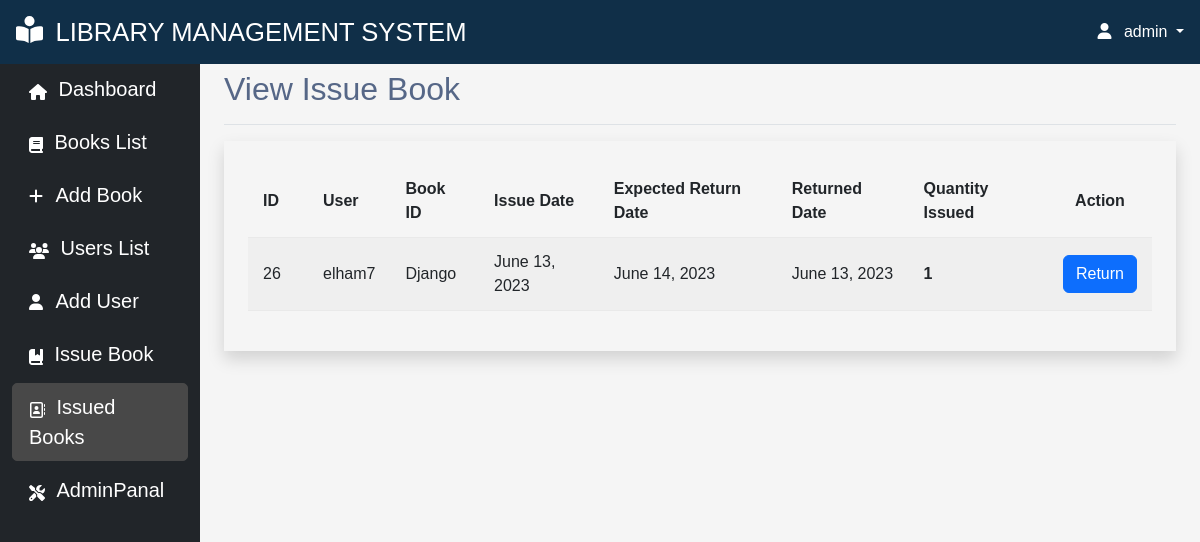
Screenshot of /view-issuebook/ (signed in) with the database file from the repository.
### myapp/models.py (models this page shows)
class IssueBook(models.Model):
    user_id = models.ForeignKey(User, on_delete=models.CASCADE)
    book_id = models.ForeignKey(Books, on_delete=models.CASCADE)
    issue_date = models.DateField(auto_now_add=True)
    expected_return_date = models.DateField()
    returned_date = models.DateField(default=None, null=True, blank=True)
    quantity_issued = models.IntegerField(default=1)

class Books(models.Model):
    title = models.CharField(max_length=20)
    description = models.TextField(max_length=100)
    author = models.CharField(max_length=20, null=True, blank=True)
    available_quantity = models.IntegerField(default=0)
    cover_photo = models.ImageField(
        upload_to='images/', null=True, blank=True,  default='images/default.jpg')
    issue_date = models.DateField(auto_now_add=True)
    def __str__(self):
        return self.title
    class Meta:
        ordering = ['issue_date']

### myapp/decorators.py (the view)
        def wrapper_func(request, *args, **kwargs):
            group = None
            if request.user.groups.exists():
                group = request.user.groups.all()[0].name
            if group in allowed_roles:
                return view_func(request, *args, **kwargs)
            else:
                return HttpResponse('Your are not authorized to view this page!')

### myapp/views.py (called while the page is built)
@allowed_users(allowed_roles=['admin'])
@login_required(login_url='login-page')
def ViewIssueBook(request):
    issuebook = IssueBook.objects.all()
    context = {'issuebook':issuebook}
    return render(request, 'view_issuebook.html', context)

### myapp/templates/view_issuebook.html (shortened to what this page needs)
{% extends 'main.html' %}
{% block title %}View Issue Book{% endblock title %}
{% block content %}
<div class="p-4 shadow">
	<table class="table table-striped table-hover">
		<thead>
			<tr>
				<th>ID</th>
                <th>User</th>
				<th>Book ID</th>
				<th>Issue Date</th>
				<th>Expected Return Date</th>
				<th>Returned Date</th>
				<th>Quantity Issued</th>
				<th class="text-center">Action</th>
			</tr>
		</thead>
		<tbody>
			{% for book in issuebook %}
			<tr>
				<td>{{book.id}}</td>
				<td>{{book.user_id}}</td>
				<td>{{book.book_id}}</td>
				<td>{{book.issue_date}}</td>
				<td>{{book.expected_return_date}}</td>
				<td>{{book.returned_date}}</td>
				<th>{{book.quantity_issued}}</th>
				<td>
					<button type="button" class="btn btn-primary" data-bs-toggle="modal" data-bs-target="#exampleModal" data-bs-whatever="@fat" value="{{ book.id }}" onclick="set_from_action(this)">Return</button>
				</td>
			</tr>
			{% endfor %}
		</tbody>
	</table>
</div>
{% endblock content %}

### templates/navbar.html (shortened to what this page needs)
<nav class="navbar navbar-expand-lg navbar-dark fixed-top px-3 py-2 justify-content-between">
  <a class="navbar-brand" href="{% url 'admin-page' %}">
    <span class="ms-2">LIBRARY MANAGEMENT SYSTEM</span>
  </a>
  <div class="dropdown">
    <a class="dropdown-toggle user-menu-item" data-bs-toggle="dropdown" aria-expanded="false">
      <i class="fa-solid fa-user me-2"></i>
      {{request.user}}
    </a>
  </div>
</nav>

### static/css/main.css (style rules this page uses)
body { color: #566787; background: #f5f5f5; font-family: 'Varela Round', sans-serif; }
table.table tr th, table.table tr td { border-color: #e9e9e9; padding: 12px 15px; vertical-align: middle; }
table.table tr th:first-child { width: 60px; }
table.table tr th:last-child { width: 100px; }
table.table-striped tbody tr:nth-of-type(odd) { background-color: #fcfcfc; }
body { overflow-y:scroll; }
.navbar-icon { margin-top: -15px !important; font-size: 27px !important; }

### static/css/style.css (style rules this page uses)
:root { --offconvas-width: 270px; --topNavbarHeight: 56px; }
.navbar { background-color:#102f48; }
@media screen and (min-width: 1200px) { .ms-2 { font-size: 1.6rem !important; } }
@media (min-width : 920px) { .navbar-brand { font-size: 0.9rem !important; } }
@media (min-width : 390px) { .navbar-brand { font-size: 1rem !important ; } }
.user-menu-item { color:#fff; text-decoration:none; cursor: pointer; }

### templates/navbar.html (style rules this page uses)
svg { fill:#ffffff }

### templates/offcanvas.html (style rules this page uses)
svg { fill:#ffffff }

### rows the page displays
IssueBook: id "26", user_id "elham7", book_id "Django", issue_date "June 13, 2023", expected_return_date "June 14, 2023", returned_date "June 13, 2023", quantity_issued "1"

### other values shown
{{ request.user }} "admin"
